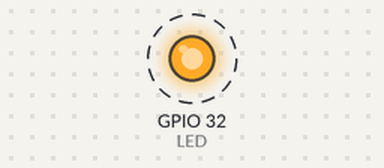
Bench run of a sketch on a simulated ESP32. Shown: output pins drawn as LEDs (lit = HIGH). Dashed ring = blinking. What the sketch prints to the serial monitor is not drawn.

Above: at 0.5 s.
Timing chart, 0 to 4.6 s (numbered marks = the images above):
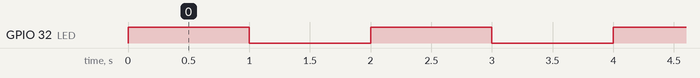

The sketch:

sesi-8-active-high.ino
```cpp
const int LED = 32;

void setup() {
  // put your setup code here, to run once:
  Serial.begin(115200);
  Serial.println("Studi Independen IoT");

  pinMode(LED, OUTPUT);
}

void loop() {
  // put your main code here, to run repeatedly:
  Serial.println("Logic HIGH");
  digitalWrite(LED, HIGH);
  delay(1000);
  Serial.println("Logic LOW");
  digitalWrite(LED, LOW);
  delay(1000);
}
```

Measured:
- by itself, GPIO 32 (LED): alternates HIGH for 1.0 s and LOW for 1.0 s
